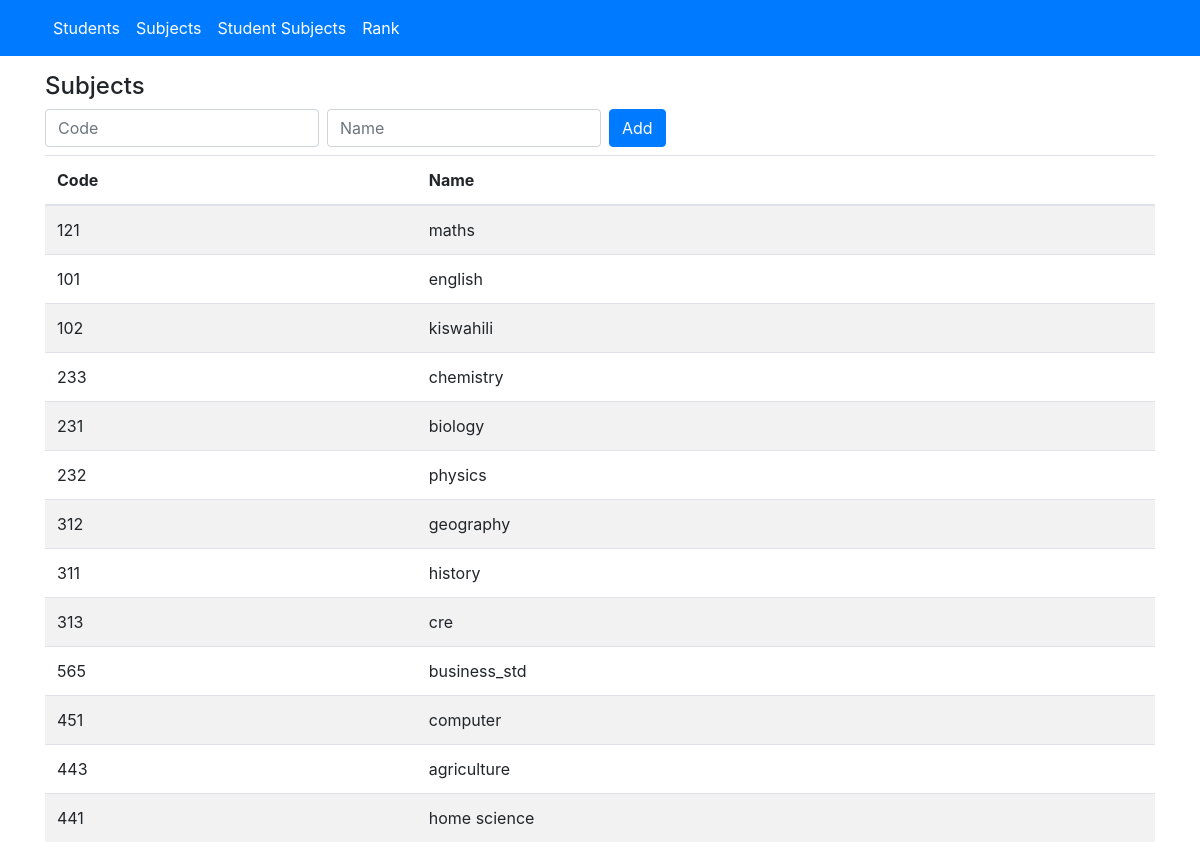
Before: /subjects.php with the older database file.
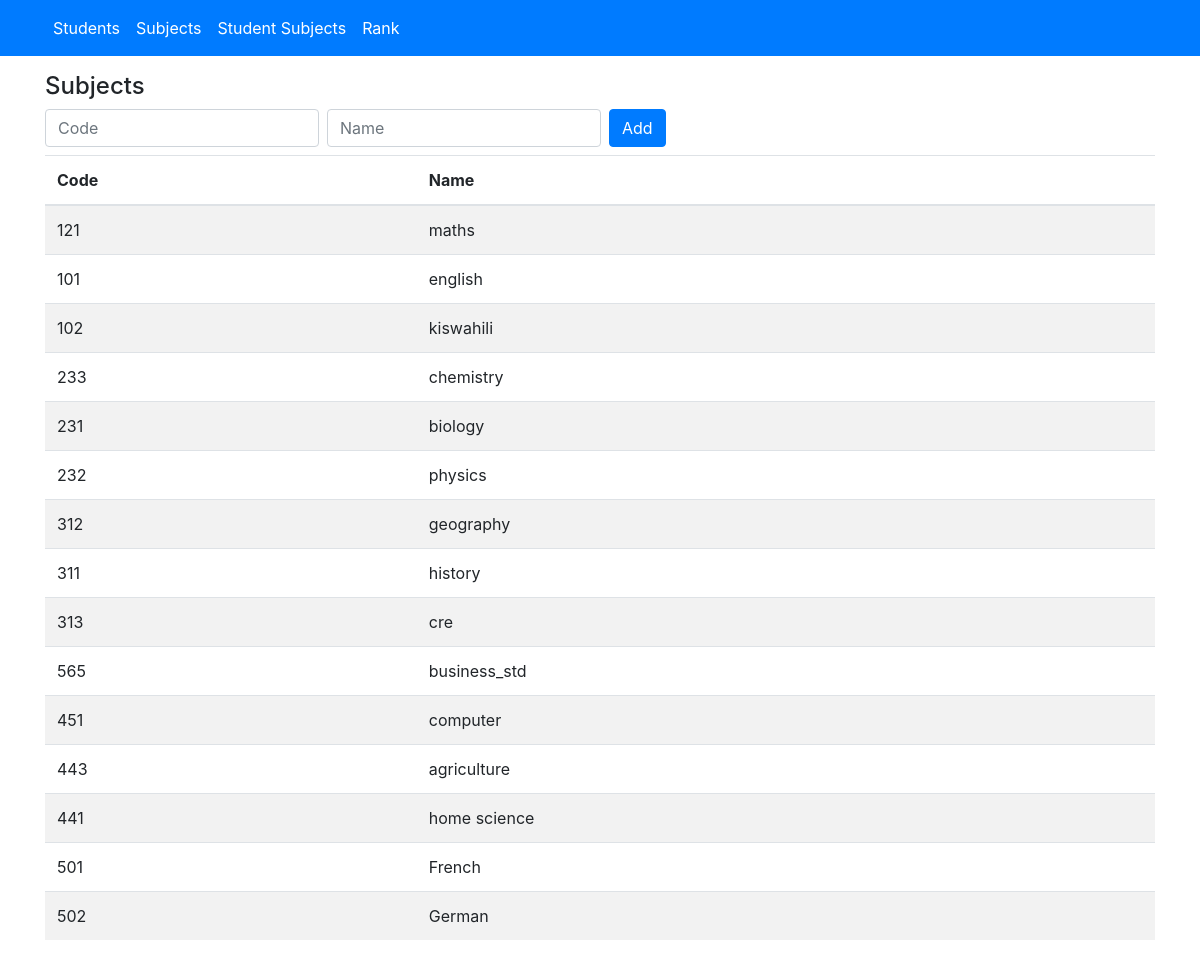
After: the same page with the newer database file.
### tables this page shows
CREATE TABLE "subjects" (
	"id"	INTEGER,
	"name"	TEXT NOT NULL,
	"code"	INTEGER NOT NULL UNIQUE,
	PRIMARY KEY("id" AUTOINCREMENT)
);

### database.php (called while the page is built, shortened)
<?php
$pdo = new PDO('sqlite:app.db');
$pdo->setAttribute(PDO::ATTR_ERRMODE, PDO::ERRMODE_EXCEPTION);
function query($sql='', $params=[])
{
    global $pdo;
    $stmt = $pdo->prepare($sql);
    if ($params) $stmt->execute($params);
    else $stmt->execute();
    return $stmt->fetchAll(PDO::FETCH_ASSOC);
}

### controllers/subjects_controller.php (called while the page is built, shortened)
<?php
$subject_rows = query('SELECT * FROM subjects');

### subjects.php (the view, shortened to what this page needs)
<!DOCTYPE html>
<html lang="en">
<head>
    <link rel="stylesheet" href="https://stackpath.bootstrapcdn.com/bootstrap/4.3.1/css/bootstrap.min.css">
    <link rel="stylesheet" href="https://cdnjs.cloudflare.com/ajax/libs/bootstrap-multiselect/0.9.13/css/bootstrap-multiselect.css">
</head>
<body>
<?php include 'header.php' ?>
<div class="container">
    <?php require 'controllers/subjects_controller.php'; ?>
    <div class="pt-3">
        <h4>Subjects</h4>
        <form class="form-inline mb-2" action="" method="POST">
            <div class="input-group">
                <input type="number" class="form-control mr-2" placeholder="Code" name="code" required>
            </div>
            <div class="input-group">
                <input type="text" class="form-control mr-2" placeholder="Name" name="name" required>
            </div>
            <button type="submit" class="btn btn-primary">Add</button>
        </form>
        <div style="height:80vh;overflow:auto">
            <table class="table table-striped">
                <thead>
                    <tr>
                        <th>Code</th>
                        <th>Name</th>
                    </tr>
                </thead>
                <tbody>
                    <?php foreach ($subject_rows as $key => $value): ?>
                        <tr>
                            <td><?php echo $value['code'] ?></td>
                            <td><?php echo $value['name'] ?></td>
                        </tr>
                    <?php endforeach; ?>
                </tbody>
            </table>
        </div>
    </div>
</div>
</body>
</html>

### header.php (shortened to what this page needs)
<nav class="navbar navbar-expand-lg navbar-dark bg-primary">
    <div class="container">
        <div class="collapse navbar-collapse">
            <ul class="navbar-nav mr-auto">
                <li class="nav-item"><a class="nav-link" href="students.php">Students</a></li>
                <li class="nav-item"><a class="nav-link" href="subjects.php">Subjects</a></li>
                <li class="nav-item"><a class="nav-link" href="student_subjects.php">Student Subjects</a></li>
                <li class="nav-item"><a class="nav-link" href="rank.php">Rank</a></li>
            </ul>
        </div>
    </div>
</nav>

### header.php (style rules this page uses)
.nav-item a:link { color: white!important; }

Changed rows visible on the page:
added subjects: code "501", name "French"
added subjects: code "502", name "German"
